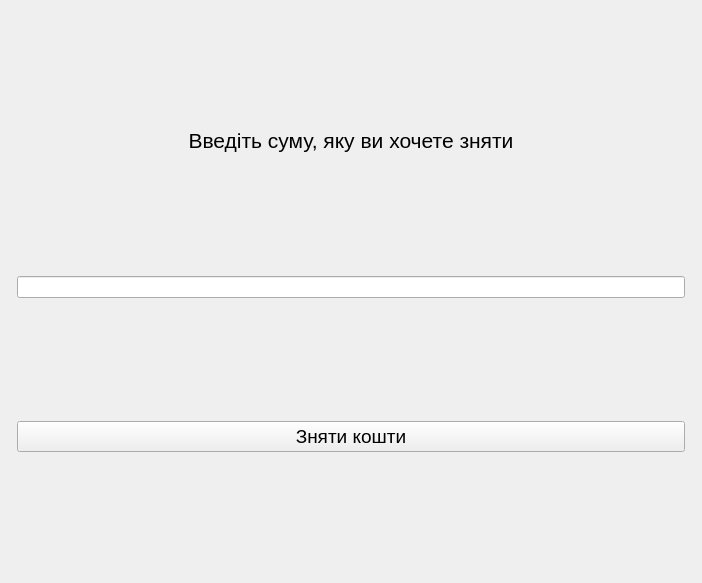
<?xml version="1.0" encoding="UTF-8"?>
<ui version="4.0">
 <class>WithdrawMoney</class>
 <widget class="QWidget" name="WithdrawMoney">
  <property name="geometry">
   <rect>
    <x>0</x>
    <y>0</y>
    <width>702</width>
    <height>583</height>
   </rect>
  </property>
  <property name="windowTitle">
   <string>Form</string>
  </property>
  <layout class="QGridLayout" name="gridLayout">
   <item row="3" column="1">
    <widget class="QPushButton" name="confirm">
     <property name="sizePolicy">
      <sizepolicy hsizetype="Minimum" vsizetype="Maximum">
       <horstretch>0</horstretch>
       <verstretch>0</verstretch>
      </sizepolicy>
     </property>
     <property name="font">
      <font>
       <pointsize>14</pointsize>
      </font>
     </property>
     <property name="text">
      <string>Зняти кошти</string>
     </property>
    </widget>
   </item>
   <item row="2" column="1">
    <widget class="QLineEdit" name="moneyWithdrawEdit">
     <property name="sizePolicy">
      <sizepolicy hsizetype="Expanding" vsizetype="Maximum">
       <horstretch>0</horstretch>
       <verstretch>0</verstretch>
      </sizepolicy>
     </property>
    </widget>
   </item>
   <item row="1" column="0" colspan="3">
    <widget class="QLabel" name="label">
     <property name="sizePolicy">
      <sizepolicy hsizetype="Preferred" vsizetype="Maximum">
       <horstretch>0</horstretch>
       <verstretch>0</verstretch>
      </sizepolicy>
     </property>
     <property name="font">
      <font>
       <pointsize>16</pointsize>
      </font>
     </property>
     <property name="text">
      <string>Введіть суму, яку ви хочете зняти</string>
     </property>
     <property name="alignment">
      <set>Qt::AlignCenter</set>
     </property>
    </widget>
   </item>
  </layout>
 </widget>
 <resources/>
 <connections/>
</ui>
